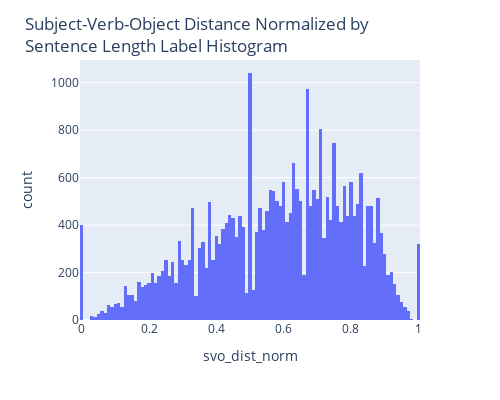

The cell this chart's notebook holds for it:
### Markdown cell above
# SVO dist norm

### Code cell
c = "svo_dist_norm"
fig = px.histogram(df, x=df[c])
fig = fig.update_layout({
    "title": "Subject-Verb-Object Distance Normalized by <br>Sentence Length Label Histogram"
},  
    width=500,
    height=400,
)
fig.write_image(str(pathlib.Path(results_dir, f"{c}_hist.png")))
fig

### Figure 1 — Plotly figure (JSON) as saved in the notebook; plotly's stock layout.template omitted (floating-point values rounded to 4 significant figures; data arrays with more than 128 entries replaced by an {"elided": "..."} marker saying what was removed)
{"data": [{"alignmentgroup": "True", "bingroup": "x", "hovertemplate": "svo_dist_norm=%{x}<br>count=%{y}<extra></extra>", "legendgroup": "", "marker": {"color": "#636efa", "pattern": {"shape": ""}}, "name": "", "offsetgroup": "", "orientation": "v", "showlegend": false, "type": "histogram", "x": {"elided": "31799 float values"}, "xaxis": "x", "yaxis": "y"}], "layout": {"barmode": "relative", "height": 400, "legend": {"tracegroupgap": 0}, "margin": {"t": 60}, "title": {"text": "Subject-Verb-Object Distance Normalized by <br>Sentence Length Label Histogram"}, "width": 500, "xaxis": {"anchor": "y", "domain": [0, 1], "title": {"text": "svo_dist_norm"}}, "yaxis": {"anchor": "x", "domain": [0, 1], "title": {"text": "count"}}}}
